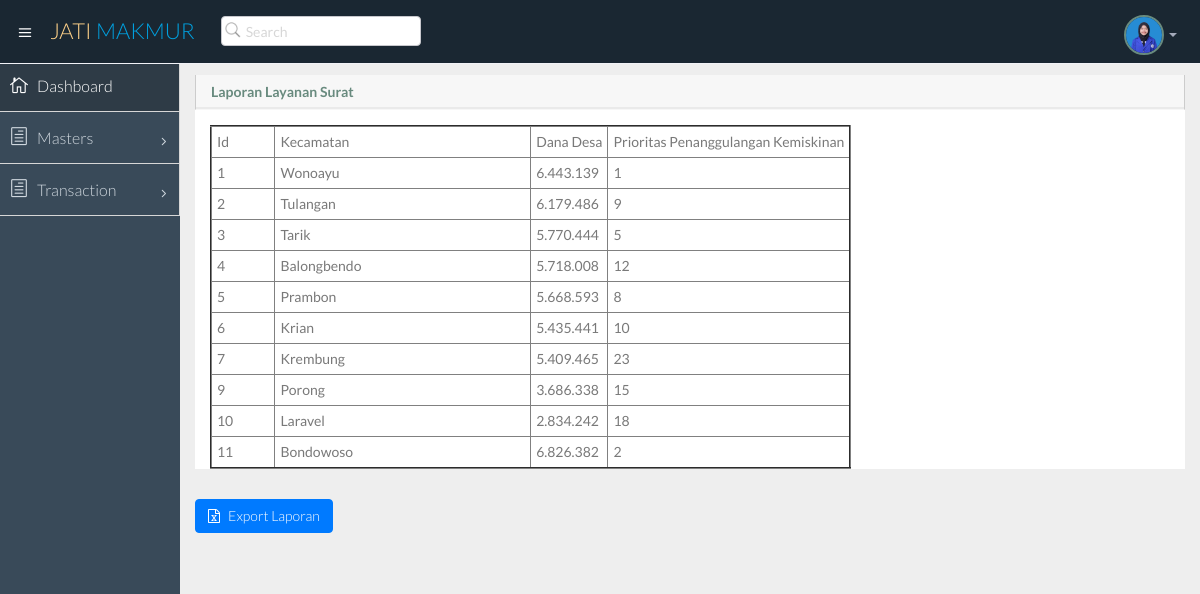
Page /assets/index.php?page=laporan_surat on the committed database.
### tables this page shows
CREATE TABLE `laporan` (
  `id` int(11) NOT NULL,
  `kecamatan` varchar(200) NOT NULL,
  `dana_desa` varchar(200) NOT NULL,
  `prioritas` varchar(200) NOT NULL
);

### assets/display_lapLayananSurat.php (the view)
<?php
    include "koneksi.php";
?>
<HTML>
    <HEAD>
        <link rel="stylesheet" href="https://cdnjs.cloudflare.com/ajax/libs/font-awesome/4.7.0/css/font-awesome.min.css">
    </HEAD>
    <BODY>
			  <div class="row">
                  <div class="col-lg-12">
                        <section class="panel">
                            <header class="panel-heading">
                              <b>Laporan Layanan Surat</b>
                            </header>
                           <table class="table table-striped table-advance table-hover">
                           <tbody>
                           <tr>
                                <?php
                                $query = "SELECT * FROM laporan";
                                $sql = mysqli_query ($conn,$query);
                                echo "<table border='2' cellpadding='5' cellspacing='5' style='margin: 15px;'>";
                                echo "<tr bgcolor='white'><td width=10%>Id</td><td width=40%>Kecamatan</td><td>Dana Desa</td><td>Prioritas Penanggulangan Kemiskinan</td></tr>";
                                while ($hasil = mysqli_fetch_array ($sql)) {
                                $idlap_layanansurat = stripslashes ($hasil['id']);
                                $kecamatan = stripslashes ($hasil['kecamatan']);
                                $dana_desa = stripslashes ($hasil['dana_desa']);
                                $prioritas = stripslashes ($hasil['prioritas']);
                                echo "<tr bgcolor='white'>
                                <td align='left' width=10%>$idlap_layanansurat</td>
                                <td align='left' width=40%>$kecamatan</td>
                                <td align='left'>$dana_desa</td>
                                <td align='left'>$prioritas</td>";
                                }
                                echo "</table>";
                                ?>
                            </tr>
		                    </tbody>
                            </table>
                        </section>
					  <a class="btn btn-primary" href="export_lapLayananSurat.php"><i class="fa fa-file-excel-o"></i>&nbsp;&nbsp;&nbsp;Export Laporan</a>
                  </div>
              </div>
    </BODY>
</HTML>

### rows in the picture
laporan: id "1", kecamatan "Wonoayu", dana_desa "6.443.139", prioritas "1"
laporan: id "2", kecamatan "Tulangan", dana_desa "6.179.486", prioritas "9"
laporan: id "3", kecamatan "Tarik", dana_desa "5.770.444", prioritas "5"
laporan: id "4", kecamatan "Balongbendo", dana_desa "5.718.008", prioritas "12"
laporan: id "5", kecamatan "Prambon", dana_desa "5.668.593", prioritas "8"
laporan: id "6", kecamatan "Krian", dana_desa "5.435.441", prioritas "10"
laporan: id "7", kecamatan "Krembung", dana_desa "5.409.465", prioritas "23"
laporan: id "9", kecamatan "Porong", dana_desa "3.686.338", prioritas "15"
laporan: id "10", kecamatan "Laravel", dana_desa "2.834.242", prioritas "18"
laporan: id "11", kecamatan "Bondowoso", dana_desa "6.826.382", prioritas "2"
